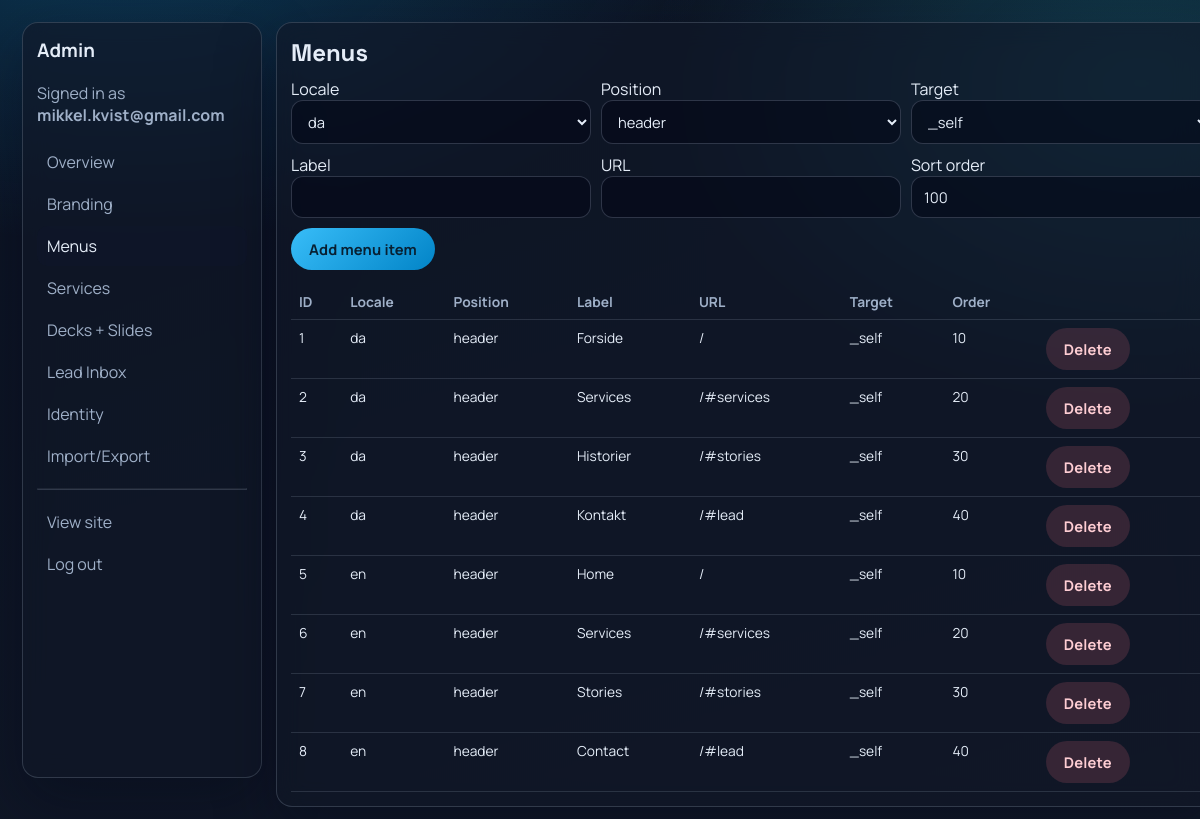
The app's page /admin?tab=menus (signed in) with its own data.
### tables this page shows
CREATE TABLE IF NOT EXISTS core_users (
  id BIGINT UNSIGNED AUTO_INCREMENT PRIMARY KEY,
  email VARCHAR(190) NOT NULL UNIQUE,
  password_hash VARCHAR(255) NULL,
  role ENUM('super_admin','editor') NOT NULL DEFAULT 'editor',
  status ENUM('active','disabled') NOT NULL DEFAULT 'active',
  last_login_at TIMESTAMP NULL,
  created_at TIMESTAMP NULL DEFAULT CURRENT_TIMESTAMP,
  updated_at TIMESTAMP NULL DEFAULT CURRENT_TIMESTAMP ON UPDATE CURRENT_TIMESTAMP
);

CREATE TABLE IF NOT EXISTS main_menu_items (
  id BIGINT UNSIGNED AUTO_INCREMENT PRIMARY KEY,
  tenant_key VARCHAR(64) NOT NULL DEFAULT 'main',
  locale ENUM('da','en') NOT NULL,
  label VARCHAR(120) NOT NULL,
  url VARCHAR(255) NOT NULL,
  target ENUM('_self','_blank') NOT NULL DEFAULT '_self',
  position ENUM('header','footer') NOT NULL DEFAULT 'header',
  sort_order INT NOT NULL DEFAULT 0,
  is_active TINYINT(1) NOT NULL DEFAULT 1,
  created_at TIMESTAMP NULL DEFAULT CURRENT_TIMESTAMP,
  updated_at TIMESTAMP NULL DEFAULT CURRENT_TIMESTAMP ON UPDATE CURRENT_TIMESTAMP,
  KEY idx_menu_locale (tenant_key, locale, position, is_active, sort_order)
);

### src/bootstrap.php (called while the page is built, shortened)
<?php
require_once __DIR__ . '/Support.php';
spl_autoload_register(static function (string $class): void {
    $path = __DIR__ . '/' . $class . '.php';
});

### src/Support.php (called while the page is built, shortened)
<?php
function env(string $key, ?string $default = null): ?string
{
    $value = $_ENV[$key] ?? $_SERVER[$key] ?? getenv($key);
    if ($value === false || $value === null || $value === '') {
        return $default;
    }
    return (string) $value;
}
function repairMojibake(string $value): string
{
    if ($value === '' || !preg_match('/Ã|Â|â€™|â€œ|â€|â€“|â€”/u', $value)) {
        return $value;
    }
    static $map = [
        'Ã¦' => 'æ',
        'Ã¸' => 'ø',
        'Ã¥' => 'å',
        'Ã†' => 'Æ',
        'Ã˜' => 'Ø',
        'Ã…' => 'Å',
        'â€™' => "'",
        'â€œ' => '"',
        'â€' => '"',
        'â€“' => '-',
        'â€”' => '-',
        'Â ' => ' ',
        'Â' => '',
    ];
    return strtr($value, $map);
}
function h(string $value): string
{
    $value = repairMojibake($value);
    return htmlspecialchars($value, ENT_QUOTES, 'UTF-8');
}

### src/Database.php (called while the page is built, shortened)
<?php
final class Database
{
    private static ?PDO $pdo = null;
    public static function connection(): PDO
    {
        $host = env('DB_HOST', '127.0.0.1');
        $port = env('DB_PORT', '3306');
        $database = env('DB_DATABASE', 'actatechnology');
        $charset = env('DB_CHARSET', 'utf8mb4');
        $username = env('DB_USERNAME', 'root');
        $password = env('DB_PASSWORD', '');
        $dsn = sprintf('mysql:host=%s;port=%s;dbname=%s;charset=%s', $host, $port, $database, $charset);
        self::$pdo = new PDO($dsn, $username, $password, [
            PDO::ATTR_ERRMODE => PDO::ERRMODE_EXCEPTION,
            PDO::ATTR_DEFAULT_FETCH_MODE => PDO::FETCH_ASSOC,
            PDO::ATTR_EMULATE_PREPARES => false,
        ]);
        return self::$pdo;
    }
}

### src/AuthService.php (called while the page is built, shortened)
<?php
final class AuthService
{
    private ContentRepository $repository;
    public function __construct(?ContentRepository $repository = null)
    {
        $this->repository = $repository ?? new ContentRepository();
    }
    public function currentUser(): array
    {
        $userId = isset($_SESSION['admin_user_id']) ? (int) $_SESSION['admin_user_id'] : 0;
        return $this->repository->findUserById($userId);
    }
    public function requireAdmin(): array
    {
        $user = $this->currentUser();
        return $user;
    }
}

### src/ContentRepository.php (called while the page is built, shortened)
<?php
final class ContentRepository
{
    private PDO $db;
    public function __construct(?PDO $db = null)
    {
        $this->db = $db ?? Database::connection();
    }
    public function listMenuItems(string $tenantKey): array
    {
        $stmt = $this->db->prepare('SELECT * FROM main_menu_items WHERE tenant_key = :tenant ORDER BY position ASC, locale ASC, sort_order ASC, id ASC');
        $stmt->execute(['tenant' => $tenantKey]);
        return $stmt->fetchAll();
    }
    public function findUserById(int $id): array
    {
        $stmt = $this->db->prepare('SELECT * FROM core_users WHERE id = :id LIMIT 1');
        $stmt->execute(['id' => $id]);
        $user = $stmt->fetch();
        return is_array($user) ? $user : [];
    }
}

### views/admin/dashboard.php (the view, shortened to what this page needs)
<?php
$currentTab = in_array(($tab ?? 'overview'), ['overview', 'branding', 'menus', 'services', 'decks', 'leads', 'identity', 'import_export'], true)
  ? (string) $tab
  : 'overview';
?>
<!doctype html>
<html lang="en">
<head>
  <link rel="stylesheet" href="/assets/style.css">
</head>
<body class="admin-page">
  <div class="admin-layout">
    <aside class="admin-sidebar glass">
      <h3 style="margin-top:0;">Admin</h3>
      <p class="muted" style="margin-top:0;">Signed in as <strong><?= h((string) ($user['email'] ?? '')) ?></strong></p>
      <nav>
        <?php foreach (['overview' => 'Overview', 'branding' => 'Branding', 'menus' => 'Menus', 'services' => 'Services', 'decks' => 'Decks + Slides', 'leads' => 'Lead Inbox', 'identity' => 'Identity', 'import_export' => 'Import/Export'] as $key => $label): ?>
          <a href="/admin?tab=<?= h($key) ?>" class="<?= $currentTab === $key ? 'active' : '' ?>"><?= h($label) ?></a>
        <?php endforeach; ?>
      </nav>
      <hr style="border-color:rgba(148,163,184,.25);margin:12px 0;">
      <a href="/" target="_blank">View site</a>
      <a href="/admin/logout">Log out</a>
    </aside>
    <main class="admin-main">
      <?php if ($currentTab === 'menus'): ?>
        <section class="admin-card glass">
          <h2>Menus</h2>
          <form method="post" action="/admin/action" class="admin-grid-3">
            <label>Locale
              <select name="locale">
                <option value="da">da</option>
              </select>
            </label>
            <label>Position
              <select name="position">
                <option value="header">header</option>
              </select>
            </label>
            <label>Target
              <select name="target">
                <option value="_self">_self</option>
              </select>
            </label>
            <label>Label<input name="label" required></label>
            <label>URL<input name="url" required></label>
            <label>Sort order<input type="number" name="sort_order" value="100"></label>
            <div class="inline"><button class="button button-primary" type="submit">Add menu item</button></div>
          </form>
          <div class="admin-table-wrap" style="margin-top:14px;">
            <table class="admin-table">
              <thead><tr><th>ID</th><th>Locale</th><th>Position</th><th>Label</th><th>URL</th><th>Target</th><th>Order</th><th></th></tr></thead>
              <tbody>
                <?php foreach ($menuItems as $item): ?>
                  <tr>
                    <td><?= (int) $item['id'] ?></td>
                    <td><?= h((string) $item['locale']) ?></td>
                    <td><?= h((string) $item['position']) ?></td>
                    <td><?= h((string) $item['label']) ?></td>
                    <td><?= h((string) $item['url']) ?></td>
                    <td><?= h((string) $item['target']) ?></td>
                    <td><?= (int) $item['sort_order'] ?></td>
                    <td>
                      <form method="post" action="/admin/action" onsubmit="return confirm('Delete menu item?')">
                        <button class="button button-danger" type="submit">Delete</button>
                      </form>
                    </td>
                  </tr>
                <?php endforeach; ?>
              </tbody>
            </table>
          </div>
        </section>
      <?php endif; ?>
    </main>
  </div>
</body>
</html>

### public/assets/style.css (style rules this page uses)
:root { --bg-deep: #0b1323; --bg-mid: #111827; --bg-soft: #1f2937; --glass-bg: rgba(17, 24, 39, 0.62); --glass-border: rgba(148, 163, 184, 0.25); --text-main: #e5edf8; --text-muted: #9fb0c8; --accent: #7dd3fc; --accent-strong: #38bdf8; --danger: #fb7185; --success: #34d399; --font-heading: "Space Grotesk", "Segoe UI", sans-serif; --font-body: "Manrope", "Segoe UI", sans-serif; --radius-lg: 24px; --radius-md: 16px; --radius-sm: 12px; --shadow-card: 0 24px 60px rgba(2, 6, 23, 0.35); }
* { box-sizing: border-box; }
html, body { margin: 0; padding: 0; }
body { font-family: var(--font-body); color: var(--text-main); background: radial-gradient(1200px 650px at 10% -10%, rgba(14, 165, 233, 0.25), transparent 50%), radial-gradient(900px 600px at 95% 10%, rgba(34, 211, 238, 0.2), transparent 55%), linear-gradient(160deg, var(--bg-deep), var(--bg-mid)); min-height: 100vh; }
a { color: inherit; }
.button, button, input[type="submit"] { font-family: inherit; }
.glass { background: var(--glass-bg); border: 1px solid var(--glass-border); backdrop-filter: blur(12px); -webkit-backdrop-filter: blur(12px); box-shadow: var(--shadow-card); }
.button, .lead-form button, .admin-login-card button, .admin-card button, .admin-card input[type="submit"] { border: none; border-radius: 999px; padding: 11px 18px; font-weight: 700; font-size: 0.92rem; letter-spacing: 0.01em; cursor: pointer; text-decoration: none; display: inline-flex; align-items: center; justify-content: center; gap: 8px; touch-action: manipulation; }
.button-primary { background: linear-gradient(135deg, var(--accent-strong), #0284c7); color: #082032; }
input, textarea, select { width: 100%; border: 1px solid rgba(148, 163, 184, 0.28); border-radius: var(--radius-sm); background: rgba(2, 6, 23, 0.56); color: var(--text-main); font-family: inherit; font-size: 0.92rem; padding: 10px 12px; }
.admin-page { min-height: 100vh; padding: 22px; }
.admin-layout { display: grid; grid-template-columns: 240px 1fr; gap: 14px; }
.admin-sidebar { border-radius: var(--radius-md); padding: 14px; height: calc(100vh - 44px); position: sticky; top: 22px; overflow: auto; }
.admin-sidebar a { display: block; border-radius: 10px; padding: 9px 10px; text-decoration: none; color: var(--text-muted); margin: 2px 0; }
.admin-sidebar a.active, .admin-sidebar a:hover { color: var(--text-main); background: rgba(15, 23, 42, 0.64); }
.admin-main { display: grid; gap: 12px; }
.admin-card { border-radius: var(--radius-md); padding: 14px; }
.admin-card h2, .admin-card h3 { margin: 0 0 10px; font-family: var(--font-heading); }
.admin-grid-3 { display: grid; grid-template-columns: repeat(3, minmax(0, 1fr)); gap: 10px; }
.admin-table-wrap { overflow: auto; }
.admin-table { width: 100%; border-collapse: collapse; min-width: 920px; }
.admin-table th, .admin-table td { padding: 8px; border-bottom: 1px solid rgba(148, 163, 184, 0.2); vertical-align: top; text-align: left; font-size: 0.86rem; }
.admin-table th { color: var(--text-muted); }
.button-danger { background: rgba(251, 113, 133, 0.16); border: 1px solid rgba(251, 113, 133, 0.4); color: #fecdd3; }
.inline { display: inline-flex; align-items: center; gap: 8px; }
.muted { color: var(--text-muted); }

### records on screen
core_users: email "mikkel.kvist@gmail.com"
main_menu_items: id "1", locale "da", position "header", label "Forside", url "/", target "_self", sort_order "10"
main_menu_items: id "2", locale "da", position "header", label "Services", url "/#services", target "_self", sort_order "20"
main_menu_items: id "3", locale "da", position "header", label "Historier", url "/#stories", target "_self", sort_order "30"
main_menu_items: id "4", locale "da", position "header", label "Kontakt", url "/#lead", target "_self", sort_order "40"
main_menu_items: id "5", locale "en", position "header", label "Home", url "/", target "_self", sort_order "10"
main_menu_items: id "6", locale "en", position "header", label "Services", url "/#services", target "_self", sort_order "20"
main_menu_items: id "7", locale "en", position "header", label "Stories", url "/#stories", target "_self", sort_order "30"
main_menu_items: id "8", locale "en", position "header", label "Contact", url "/#lead", target "_self", sort_order "40"

### other values on screen
$label "Overview"
$label "Branding"
$label "Menus"
$label "Services"
$label "Decks + Slides"
$label "Lead Inbox"
$label "Identity"
$label "Import/Export"
